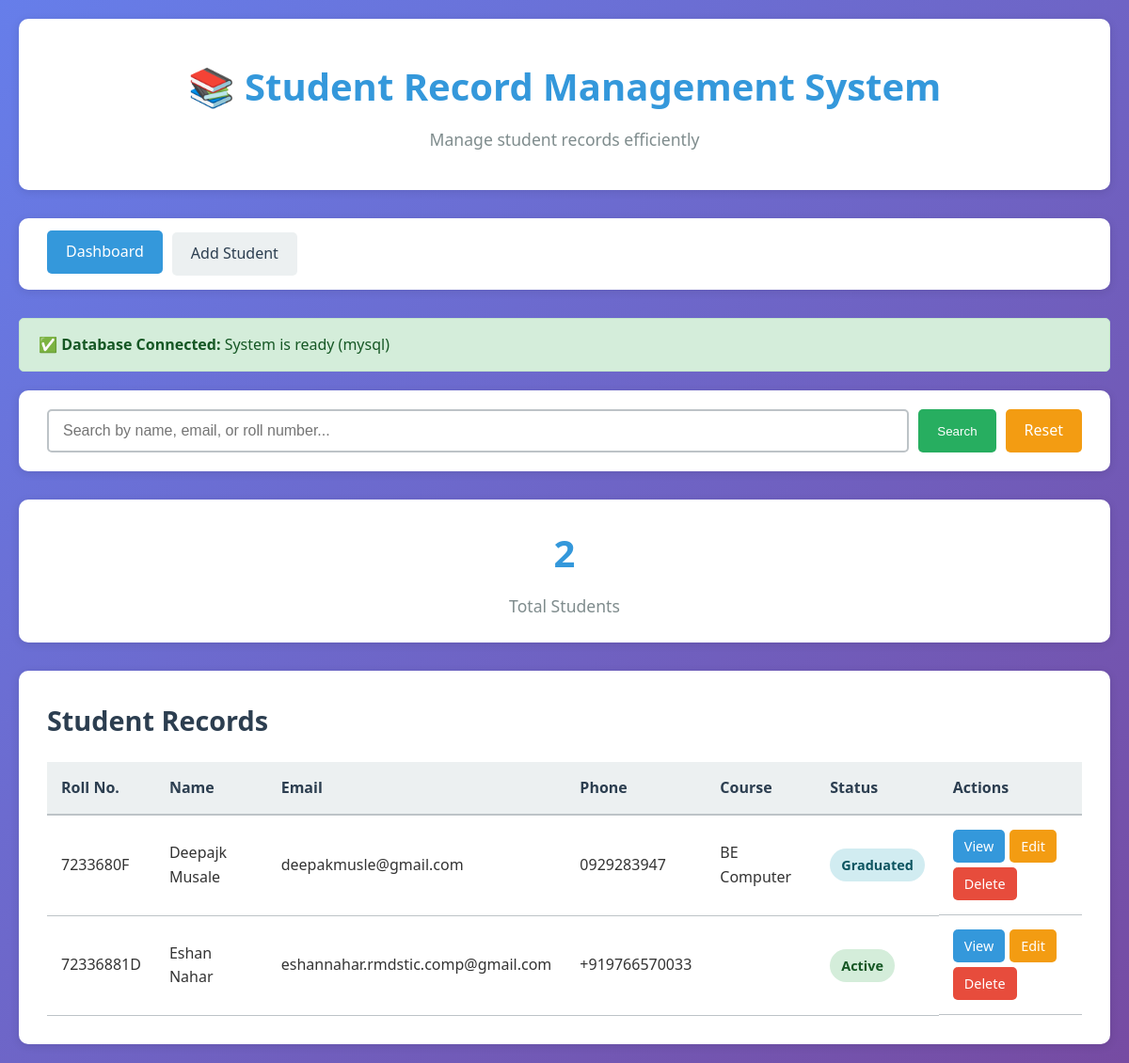
The page / on the database its author committed.
### tables this page shows
CREATE TABLE students (
        id INTEGER PRIMARY KEY AUTOINCREMENT,
        roll_number TEXT UNIQUE NOT NULL,
        first_name TEXT NOT NULL,
        last_name TEXT NOT NULL,
        email TEXT UNIQUE NOT NULL,
        phone TEXT,
        date_of_birth DATE,
        gender TEXT,
        address TEXT,
        city TEXT,
        state TEXT,
        country TEXT,
        postal_code TEXT,
        course TEXT,
        enrollment_date DATE,
        status TEXT DEFAULT 'Active',
        created_at TIMESTAMP DEFAULT CURRENT_TIMESTAMP,
        updated_at TIMESTAMP DEFAULT CURRENT_TIMESTAMP
    );

### index.php (the view, shortened to what this page needs)
<?php
require_once 'db.php';
$search = '';
$students = [];
if (defined('DB_ERROR')) {
    $db_error = DB_ERROR;
} else {
    try {
        if (DB_TYPE === 'sqlite') {
            $query = "SELECT * FROM students WHERE
                (first_name LIKE ? OR
                last_name LIKE ? OR
                email LIKE ? OR
                roll_number LIKE ?)
                ORDER BY id DESC";
            $stmt = $conn->prepare($query);
            $search_term = '%' . $search . '%';
            $stmt->execute([$search_term, $search_term, $search_term, $search_term]);
            $students = $stmt->fetchAll(PDO::FETCH_ASSOC);
        } else if (DB_TYPE === 'mysql') {
            $search_safe = $conn->real_escape_string($search);
            $query = "SELECT * FROM students WHERE
                (first_name LIKE '%$search_safe%' OR
                last_name LIKE '%$search_safe%' OR
                email LIKE '%$search_safe%' OR
                roll_number LIKE '%$search_safe%')
                ORDER BY id DESC";
            $result = $conn->query($query);
            $row_count = $result->num_rows;
            while ($row = $result->fetch_assoc()) {
                $students[] = $row;
            }
        }
    } catch (Exception $e) {
        $db_error = "Error fetching students: " . $e->getMessage();
    }
}
?>
<!DOCTYPE html>
<html lang="en">
<head>
    <link rel="stylesheet" href="assets/css/style.css">
</head>
<body>
    <div class="container">
        <div class="header">
            <h1>📚 Student Record Management System</h1>
            <p>Manage student records efficiently</p>
        </div>
        <nav class="navbar">
            <a href="index.php" class="nav-link active">Dashboard</a>
            <a href="add_student.php" class="nav-link">Add Student</a>
        </nav>
        <?php if (defined('DB_ERROR')): ?>
            <div class="message message-warning">
                <strong>⚠️ Database Notice:</strong> <?php echo htmlspecialchars($db_error); ?>
                <br>The system is using SQLite database. MySQL can be enabled by starting MySQL server.
            </div>
        <?php else: ?>
            <div class="message message-success">
                <strong>✅ Database Connected:</strong> System is ready (mysql)
            </div>
        <?php endif; ?>
        <div class="search-section">
            <form method="POST" class="search-form">
                <input type="text" name="search" placeholder="Search by name, email, or roll number..."
                    value="<?php echo htmlspecialchars($search); ?>" class="search-input">
                <button type="submit" class="btn btn-search">Search</button>
                <a href="index.php" class="btn btn-reset">Reset</a>
            </form>
        </div>
        <div class="stats">
            <div class="stat-card">
                <h3><?php echo count($students); ?></h3>
                <p>Total Students</p>
            </div>
        </div>
        <div class="table-container">
            <h2>Student Records</h2>
            <?php if (count($students) > 0): ?>
                <table class="students-table">
                    <thead>
                        <tr>
                            <th>Roll No.</th>
                            <th>Name</th>
                            <th>Email</th>
                            <th>Phone</th>
                            <th>Course</th>
                            <th>Status</th>
                            <th>Actions</th>
                        </tr>
                    </thead>
                    <tbody>
                        <?php foreach ($students as $row): ?>
                            <tr>
                                <td><?php echo htmlspecialchars($row['roll_number']); ?></td>
                                <td><?php echo htmlspecialchars($row['first_name'] . ' ' . $row['last_name']); ?></td>
                                <td><?php echo htmlspecialchars($row['email']); ?></td>
                                <td><?php echo htmlspecialchars($row['phone'] ?? 'N/A'); ?></td>
                                <td><?php echo htmlspecialchars($row['course'] ?? 'N/A'); ?></td>
                                <td>
                                    <span class="status status-<?php echo strtolower($row['status']); ?>">
                                        <?php echo htmlspecialchars($row['status']); ?>
                                    </span>
                                </td>
                                <td class="actions">
                                    <a href="view_student.php?id=<?php echo $row['id']; ?>"
                                        class="btn btn-small btn-view">View</a>
                                    <a href="edit_student.php?id=<?php echo $row['id']; ?>"
                                        class="btn btn-small btn-edit">Edit</a>
                                    <a href="delete_student.php?id=<?php echo $row['id']; ?>"
                                        class="btn btn-small btn-delete"
                                        onclick="return confirm('Are you sure you want to delete this student?');">Delete</a>
                                </td>
                            </tr>
                        <?php endforeach; ?>
                    </tbody>
                </table>
            <?php else: ?>
                <div class="no-data">
                    <p>No students found. <a href="add_student.php">Add a new student</a></p>
                </div>
            <?php endif; ?>
        </div>
    </div>
</body>
</html>

### assets/css/style.css (style rules this page uses)
* { margin: 0; padding: 0; box-sizing: border-box; }
:root { --primary-color: #3498db; --secondary-color: #2c3e50; --success-color: #27ae60; --danger-color: #e74c3c; --warning-color: #f39c12; --light-color: #ecf0f1; --dark-color: #2c3e50; --text-color: #333; --border-color: #bdc3c7; --shadow: 0 2px 10px rgba(0, 0, 0, 0.1); }
body { font-family: 'Segoe UI', Tahoma, Geneva, Verdana, sans-serif; background: linear-gradient(135deg, #667eea 0%, #764ba2 100%); min-height: 100vh; color: var(--text-color); line-height: 1.6; }
.container { max-width: 1200px; margin: 0 auto; padding: 20px; }
.header { background: white; padding: 40px 30px; border-radius: 10px; margin-bottom: 30px; box-shadow: var(--shadow); text-align: center; }
.header h1 { color: var(--primary-color); font-size: 2.5em; margin-bottom: 10px; }
.header p { color: #7f8c8d; font-size: 1.1em; }
.navbar { display: flex; gap: 10px; margin-bottom: 30px; background: white; padding: 15px 30px; border-radius: 10px; box-shadow: var(--shadow); flex-wrap: wrap; }
.nav-link { padding: 10px 20px; background: var(--light-color); color: var(--secondary-color); text-decoration: none; border-radius: 5px; transition: all 0.3s ease; font-weight: 500; }
.nav-link:hover, .nav-link.active { background: var(--primary-color); color: white; transform: translateY(-2px); }
.message { padding: 15px 20px; margin-bottom: 20px; border-radius: 5px; font-weight: 500; animation: slideIn 0.3s ease; }
.message-success { background: #d4edda; color: #155724; border: 1px solid #c3e6cb; }
.stats { display: grid; grid-template-columns: repeat(auto-fit, minmax(200px, 1fr)); gap: 20px; margin-bottom: 30px; }
.stat-card { background: white; padding: 25px; border-radius: 10px; box-shadow: var(--shadow); text-align: center; transition: transform 0.3s ease; }
.stat-card h3 { color: var(--primary-color); font-size: 2.5em; margin-bottom: 10px; }
.stat-card p { color: #7f8c8d; font-size: 1.1em; }
.search-section { background: white; padding: 20px 30px; border-radius: 10px; margin-bottom: 30px; box-shadow: var(--shadow); }
.search-form { display: flex; gap: 10px; flex-wrap: wrap; }
.search-input { flex: 1; min-width: 250px; padding: 12px 15px; border: 2px solid var(--border-color); border-radius: 5px; font-size: 1em; transition: border-color 0.3s ease; }
.btn { padding: 10px 20px; border: none; border-radius: 5px; cursor: pointer; text-decoration: none; font-weight: 500; transition: all 0.3s ease; display: inline-block; text-align: center; }
.btn-search { background: var(--success-color); color: white; }
.btn-reset { background: var(--warning-color); color: white; }
.btn-small { padding: 6px 12px; font-size: 0.9em; }
.btn-view { background: var(--primary-color); color: white; }
.btn-edit { background: var(--warning-color); color: white; }
.btn-delete { background: var(--danger-color); color: white; }
.table-container { background: white; padding: 30px; border-radius: 10px; box-shadow: var(--shadow); overflow-x: auto; }
.table-container h2 { color: var(--secondary-color); margin-bottom: 20px; font-size: 1.8em; }
.students-table { width: 100%; border-collapse: collapse; }
.students-table thead { background: var(--light-color); }
.students-table th { padding: 15px; text-align: left; font-weight: 600; color: var(--secondary-color); border-bottom: 2px solid var(--border-color); }
.students-table td { padding: 15px; border-bottom: 1px solid var(--border-color); }
.students-table tbody tr { transition: background-color 0.3s ease; }
.students-table .actions { display: flex; gap: 5px; flex-wrap: wrap; }
.status { padding: 6px 12px; border-radius: 20px; font-size: 0.9em; font-weight: 600; display: inline-block; }
.status-active { background: #d4edda; color: #155724; }
.status-graduated { background: #d1ecf1; color: #0c5460; }

### rows shown on the page
students: roll_number "7233680F", first_name+last_name "Deepajk Musale", email "deepakmusle@gmail.com", phone "0929283947", course "BE Computer", status "Graduated"
students: roll_number "72336881D", first_name+last_name "Eshan Nahar", email "eshannahar.rmdstic.comp@gmail.com", phone "+919766570033", status "Active"

### other values the page prints
count($students) "2"
